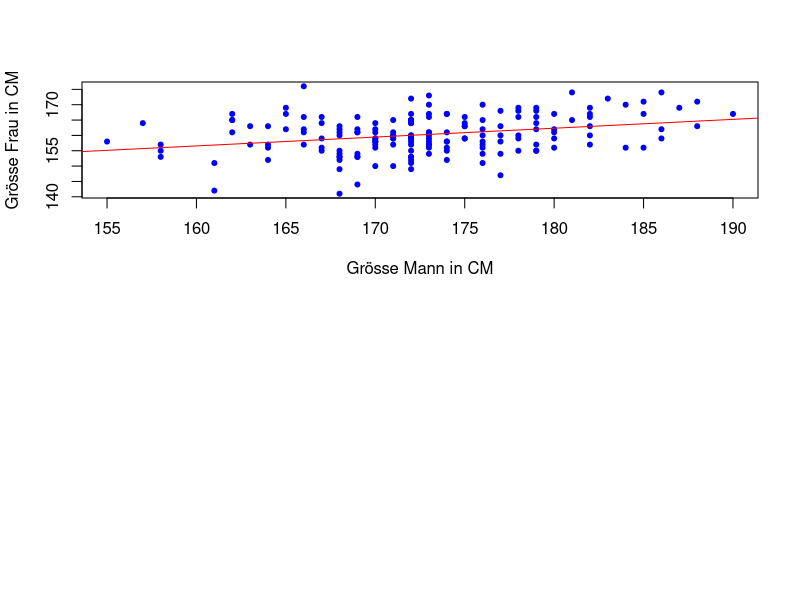

Reproduce this figure in R.
# a)
mannfrau <- read.csv("./SW03/mannfrau.csv")
par(mfrow = c(2, 1))

# b)
plot(mannfrau$groesse.mann, mannfrau$groesse.frau,
  xlab = "Grösse Mann in CM",
  ylab = "Grösse Frau in CM",
  col = "blue",
  pch = 20
)
abline(lm(mannfrau$groesse.frau ~ mannfrau$groesse.mann), col = "red")

# c)
lm(mannfrau$groesse.frau ~ mannfrau$groesse.mann)
